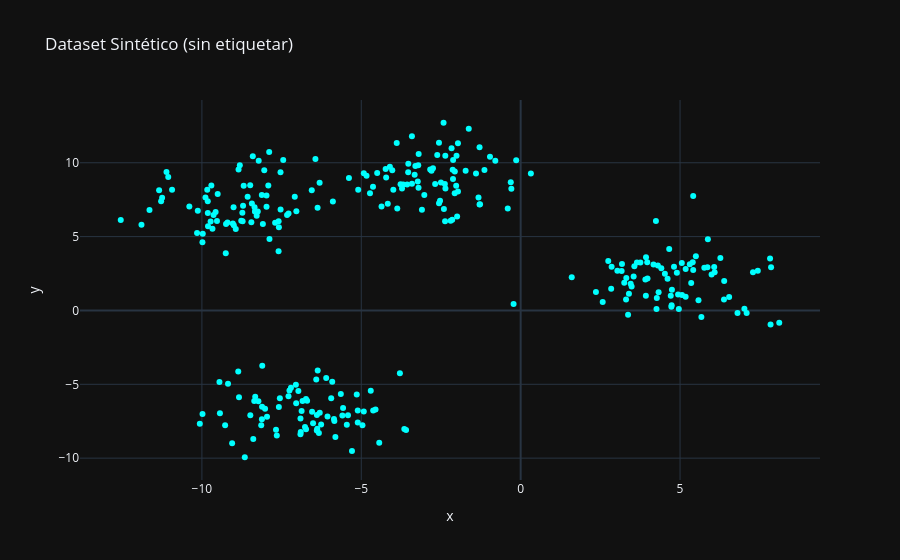

Notebook source saved alongside this figure:
### Markdown cell above
1.  **K-Means - Variando Datos:** Volvé a generar los datos de `make_blobs`, pero esta vez con `cluster_std=1.5`. ¿Cómo afecta una mayor desviación estándar a los resultados de K-Means? ¿El coeficiente de silueta empeora? ¿Por qué?

2.  **K-Means - Importancia de `n_init`:** Ejecutá K-Means en los datos originales de `make_blobs` con `n_init=1` múltiples veces. ¿Obtenés siempre la misma inercia? Compará estos resultados con `n_init=10` o `n_init=20`.

3.  **K-Means - Silueta para K:** En lugar del método del codo, utilizá el coeficiente de silueta para encontrar el `K` óptimo. Iterá a través de un rango de `K` (por ejemplo, de 2 a 10), calculá el `silhouette_score` para cada `K` y graficá los resultados. ¿El `K` que maximiza la silueta coincide con el del método del codo?

4.  **Jerárquico - Linkage:** Cambiá el método de enlace a `'single'` y `'complete'`. ¿Cómo cambian los dendrogramas? ¿Cuál te parece más interpretable para estos datos y por qué?

5.  **Jerárquico - Cortes del Dendrograma:** Utilizando el dendrograma original, modificá la altura del corte (`y` en `plt.axhline`) para obtener 2, 3 y 5 clusters. Describí qué grupos se fusionan o se dividen en cada paso.

6.  **Aplicación General - Dataset Iris:** Importá el famoso dataset Iris de `sklearn.datasets`. Contiene 3 clases de flores. Aplicá K-Means (con K=3), Clustering Jerárquico (cortando para obtener 3 clusters) y DBSCAN. ¿Cuál funciona mejor y por qué?

### Code cell
# Ejercicio 1
X_blobs_std15, y_blobs_std15 = make_blobs(n_samples=300,
                              centers=4,
                              cluster_std=1.5,
                              random_state=42,
                              # centers=[[0, 0], [6, 6], [1, 7], [7, 0]],
                              )

fig = px.scatter(x=X_blobs_std15[:, 0], y=X_blobs_std15[:, 1], title="Dataset Sintético (sin etiquetar)")
fig.update_traces(marker=dict(color='cyan'))
fig.show()

### Figure 1 — Plotly figure (JSON) as saved in the notebook; plotly's stock layout.template omitted (floating-point values rounded to 4 significant figures; data arrays with more than 128 entries replaced by an {"elided": "..."} marker saying what was removed)
{"data": [{"hovertemplate": "x=%{x}<br>y=%{y}<extra></extra>", "legendgroup": "", "marker": {"color": "cyan", "symbol": "circle"}, "mode": "markers", "name": "", "orientation": "v", "showlegend": false, "type": "scatter", "x": {"elided": "300 float values"}, "xaxis": "x", "y": {"elided": "300 float values"}, "yaxis": "y"}], "layout": {"legend": {"tracegroupgap": 0}, "title": {"text": "Dataset Sintético (sin etiquetar)"}, "xaxis": {"anchor": "y", "domain": [0, 1], "title": {"text": "x"}}, "yaxis": {"anchor": "x", "domain": [0, 1], "title": {"text": "y"}}}}
